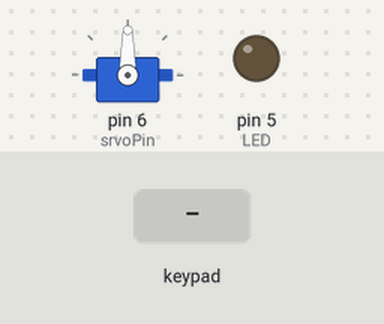
Simulated run of this sketch. Board: Arduino Uno, built with avr-gcc and run on an emulated ATmega328P. Parts: servo, output pins drawn as LEDs (lit = HIGH). The test bench sets the inputs (shaded band). What the sketch prints to the serial monitor is not drawn.

Above: at 1.2 s.
1.3 s: keypad keys 1 2 3 4 5 6 # pressed 0.4 s apart
At 3.85 s:
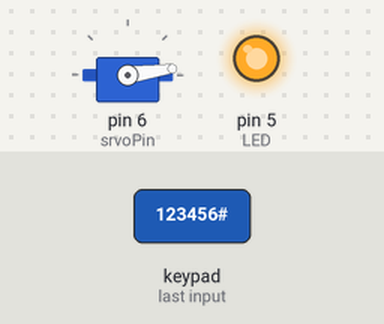
At 6.1 s:
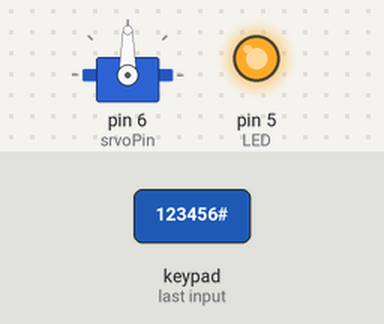
6.4 s: key '*' pressed
At 9.1 s:
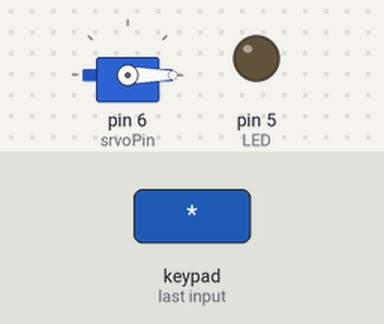
9.4 s: key '#' pressed
10.9 s: keypad keys 1 0 9 8 7 * pressed 0.4 s apart
Timing chart, 0 to 13.9 s (numbered marks = the images above; inputs shaded):
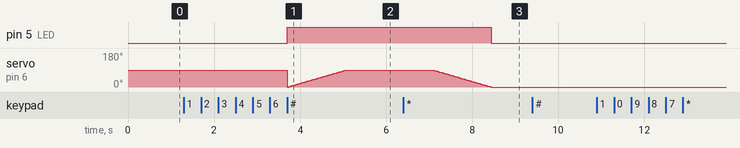

The sketch:

Password_Door_Lock.ino
```cpp
#define srvoPin 6
#define LED 5

#include <Servo.h>
#include <Keypad.h>

Servo myservo;

String password = "";
const String correctPassword = "123456";

int pos = 0;
const byte ROWS = 4;
const byte COLS = 3;
char keys[ROWS][COLS] = {
    {'1', '2', '3'},
    {'4', '5', '6'},
    {'7', '8', '9'},
    {'*', '0', '#'}};
byte rowPins[ROWS] = {10, 9, 8, 7};
byte colPins[COLS] = {11, 12, 13};
Keypad keypad = Keypad(makeKeymap(keys), rowPins, colPins, ROWS, COLS);

void setup()
{
    pinMode(LED, OUTPUT);
    myservo.attach(srvoPin);
    Serial.begin(9600);
    Serial.print("Enter the password : ");
}

void loop()
{
    char key = keypad.getKey();
    if (key == '#')
    {
        Serial.println();
        if (password == correctPassword)
        {
            Serial.println("Password is valid");
            digitalWrite(LED, HIGH);
            open_door();
            delay(2000);
            close_door();
        }
        else
            Serial.println("Password is invalid");
        Serial.println();
        Serial.print("Enter the password : ");
        password = "";
        digitalWrite(LED, LOW);
    }
    if (key && key != '#' && password.length() < 6)
    {
        Serial.print(key);
        password += key;
    }
}

void open_door()
{
    for (pos = 0; pos <= 90; pos += 1)
    {
        myservo.write(pos);
        delay(15);
    }
}

void close_door()
{
    for (pos = 90; pos >= 0; pos -= 1)
    {
        myservo.write(pos);
        delay(15);
    }
}
```

Measured:
- after the input at 1.3 s, pin 5 (LED): LOW → HIGH after 2.4 s
- after the input at 9.4 s, every drawn part: stays the same
- after the input at 10.9 s, every drawn part: stays the same
